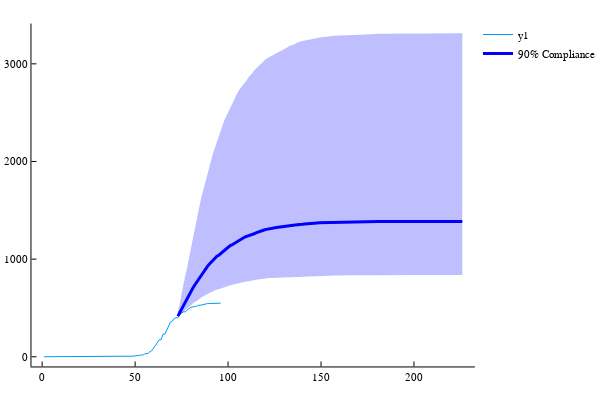

Here is the notebook cell this chart was saved with:
### Code cell
lnp,~=size(Ip)
plot(y)
plotqnt(73:72+lnp,Ip+Rp,:blue,"90% Compliance")

### Figure 1 — Plotly figure (JSON) as saved in the notebook; plotly's stock layout.template omitted (floating-point values rounded to 4 significant figures; data arrays with more than 128 entries replaced by an {"elided": "..."} marker saying what was removed)
{"data": [{"colorbar": {"title": ""}, "legendgroup": "y1", "line": {"color": "rgba(0, 154, 250, 1.000)", "dash": "solid", "shape": "linear", "width": 1}, "mode": "lines", "name": "y1", "showlegend": true, "type": "scatter", "x": [1, 2, 3, 4, 5, 6, 7, 8, 9, 10, 11, 12, 13, 14, 15, 16, 17, 18, 19, 20, 21, 22, 23, 24, 25, 26, 27, 28, 29, 30, 31, 32, 33, 34, 35, 36, 37, 38, 39, 40, 41, 42, 43, 44, 45, 46, 47, 48, 49, 50, 51, 52, 53, 54, 55, 56, 57, 58, 59, 60, 61, 62, 63, 64, 65, 66, 67, 68, 69, 70, 71, 72, 73, 74, 75, 76, 77, 78, 79, 80, 81, 82, 83, 84, 85, 86, 87, 88, 89, 90, 91, 92, 93, 94, 95, 96], "xaxis": "x1", "y": [0, 0, 0, 0, 0, 0, 0, 0, 0, 0, 0, 0, 0, 0, 0, 0, 0, 0, 0, 0, 0, 0, 0, 0, 0, 0, 0, 0, 0, 0, 0, 0, 0, 0, 0, 0, 0, 0, 2, 2, 2, 2, 2, 3, 3, 3, 3, 4, 6, 9, 9, 14, 17, 17, 28, 31, 35, 52, 64, 90, 120, 140, 175, 175, 231, 231, 278, 311, 355, 364, 392, 400, 400, 436, 453, 460, 460, 481, 495, 506, 514, 514, 517, 527, 527, 532, 541, 544, 545, 545, 546, 546, 546, 548, 549, 549], "yaxis": "y1", "zmax": null, "zmin": null}, {"colorbar": {"title": ""}, "fill": "tozeroy", "fillcolor": "rgba(0, 0, 255, 0.250)", "legendgroup": "90% Compliance", "line": {"color": "rgba(0, 0, 255, 1.000)", "dash": "solid", "shape": "linear", "width": 0}, "mode": "lines", "name": "90% Compliance", "showlegend": false, "type": "scatter", "x": {"elided": "308 int values"}, "xaxis": "x1", "y": {"elided": "308 float values"}, "yaxis": "y1", "zmax": null, "zmin": null}, {"colorbar": {"title": ""}, "legendgroup": "90% Compliance", "line": {"color": "rgba(0, 0, 255, 1.000)", "dash": "solid", "shape": "linear", "width": 3}, "mode": "lines", "name": "90% Compliance", "showlegend": true, "type": "scatter", "x": {"elided": "154 int values"}, "xaxis": "x1", "y": {"elided": "154 float values"}, "yaxis": "y1", "zmax": null, "zmin": null}], "layout": {"annotations": [], "height": 400, "legend": {"bgcolor": "rgba(255, 255, 255, 1.000)", "bordercolor": "rgba(0, 0, 0, 1.000)", "font": {"color": "rgba(0, 0, 0, 1.000)", "family": "sans-serif", "size": 11}, "tracegroupgap": 0, "x": 1, "y": 1}, "margin": {"b": 20, "l": 0, "r": 0, "t": 20}, "paper_bgcolor": "rgba(255, 255, 255, 1.000)", "plot_bgcolor": "rgba(255, 255, 255, 1.000)", "showlegend": true, "width": 600, "xaxis": {"anchor": "y1", "domain": [0.06582, 0.9934], "gridcolor": "rgba(0, 0, 0, 0.100)", "gridwidth": 0.5, "linecolor": "rgba(0, 0, 0, 1.000)", "mirror": false, "range": [-5.75, 232.8], "showgrid": false, "showline": true, "showticklabels": true, "tickangle": 0, "tickcolor": "rgb(0, 0, 0)", "tickfont": {"color": "rgba(0, 0, 0, 1.000)", "family": "sans-serif", "size": 11}, "tickmode": "array", "ticks": "inside", "ticktext": ["0", "50", "100", "150", "200"], "tickvals": [0, 50, 100, 150, 200], "title": "", "titlefont": {"color": "rgba(0, 0, 0, 1.000)", "family": "sans-serif", "size": 15}, "type": "-", "visible": true, "zeroline": false, "zerolinecolor": "rgba(0, 0, 0, 1.000)"}, "yaxis": {"anchor": "x1", "domain": [0.03762, 0.9902], "gridcolor": "rgba(0, 0, 0, 0.100)", "gridwidth": 0.5, "linecolor": "rgba(0, 0, 0, 1.000)", "mirror": false, "range": [-99.4, 3413.0], "showgrid": false, "showline": true, "showticklabels": true, "tickangle": 0, "tickcolor": "rgb(0, 0, 0)", "tickfont": {"color": "rgba(0, 0, 0, 1.000)", "family": "sans-serif", "size": 11}, "tickmode": "array", "ticks": "inside", "ticktext": ["0", "1000", "2000", "3000"], "tickvals": [0, 1000, 2000, 3000], "title": "", "titlefont": {"color": "rgba(0, 0, 0, 1.000)", "family": "sans-serif", "size": 15}, "type": "-", "visible": true, "zeroline": false, "zerolinecolor": "rgba(0, 0, 0, 1.000)"}}}
